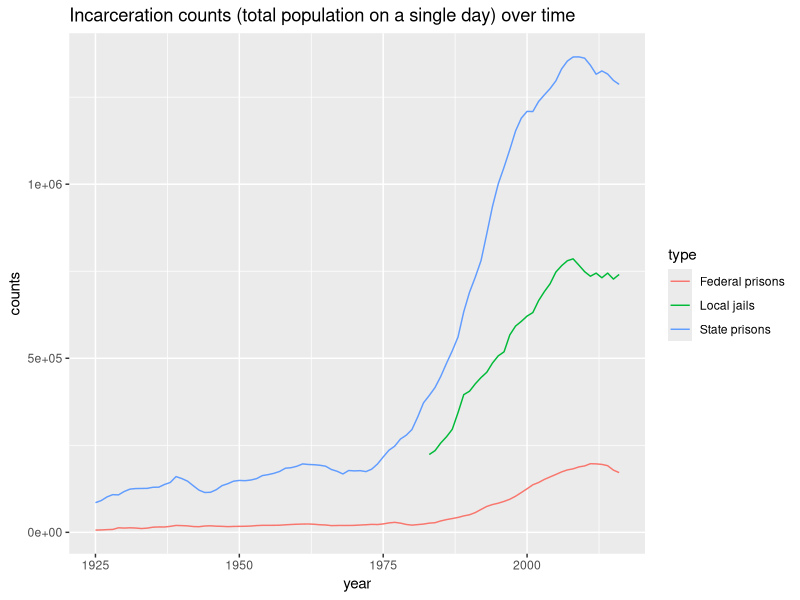
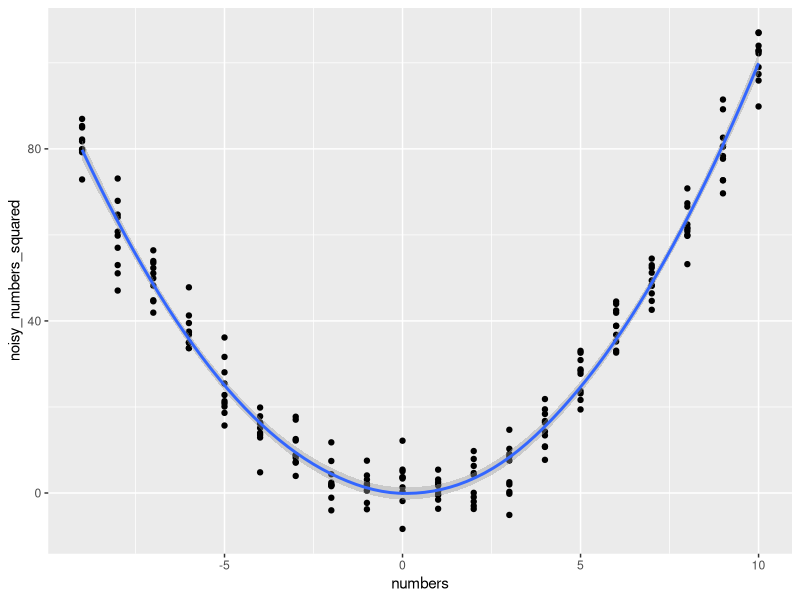

The R source for these figures, in order:
## ---- chunk 1
knitr::opts_chunk$set(echo = TRUE)
library(tidyverse)
library(readxl)
## ---- chunk 2
    incarceration_data <- read_xlsx("../data/incarceration_counts_and_rates_by_type_over_time.xlsx", 
                   range = "A7:CO10") %>%
        rename("type" = ...1) %>%
        pivot_longer(`1925`:`2016`, names_to = "year", values_to = "counts")
    
    write_csv(incarceration_data, "../data/incarceration_counts_and_rates_by_type_over_time.csv")
## ---- chunk 3
incarceration_data %>%
  ggplot(aes(x = as.numeric(year), y = counts, color = type)) + 
  geom_line() +
  labs(x = "year", title =  "Incarceration counts (total population on a single day) over time")
## ---- chunk 4
state_data <- incarceration_data %>%
    filter(type == "State prisons") %>%
    mutate(year = as.numeric(year),
           decade = 10 * as.numeric(year) %/% 10) %>%
    select(type, counts, decade, year)
state_data %>% head(4)
## ---- chunk 5
state_data %>% group_by(decade) %>%
  summarize(percentage_growth = (last(counts) - first(counts))/first(counts))
## ---- chunk 6
    toy_data <- c(1, 2, 3, NA, 4, 5)
    
    median(toy_data)
## ---- chunk 7
    left <- "Harris"
    right <- "School of Public Policy"
## ---- chunk 8
    numbers <- rep(seq(-9, 10, 1), 10)
    numbers_squared <- vector(mode = "numeric", length = 200)
    noisy_numbers_squared <- vector(mode = "numeric", length = 200)
    
    for (i in seq_along(numbers)) {
      numbers_squared[i] <- numbers[[i]] ^ 2
      noisy_numbers_squared[i] <- numbers[[i]] ^ 2 + rnorm(1, sd = 5)
    }
## ---- chunk 9
    numbers_data <- tibble(numbers = numbers,
                           noisy_numbers_squared = noisy_numbers_squared)
    
    numbers_data %>%
      ggplot(aes(x = numbers, y = noisy_numbers_squared)) +
      geom_point() +
      geom_smooth()
## ---- chunk 10
    add_is_a_boss <- function(name) {
      paste0(name, " is a boss")
    }
## ---- chunk 11
    add_is_a_boss("Kate Shannon Biddle")
